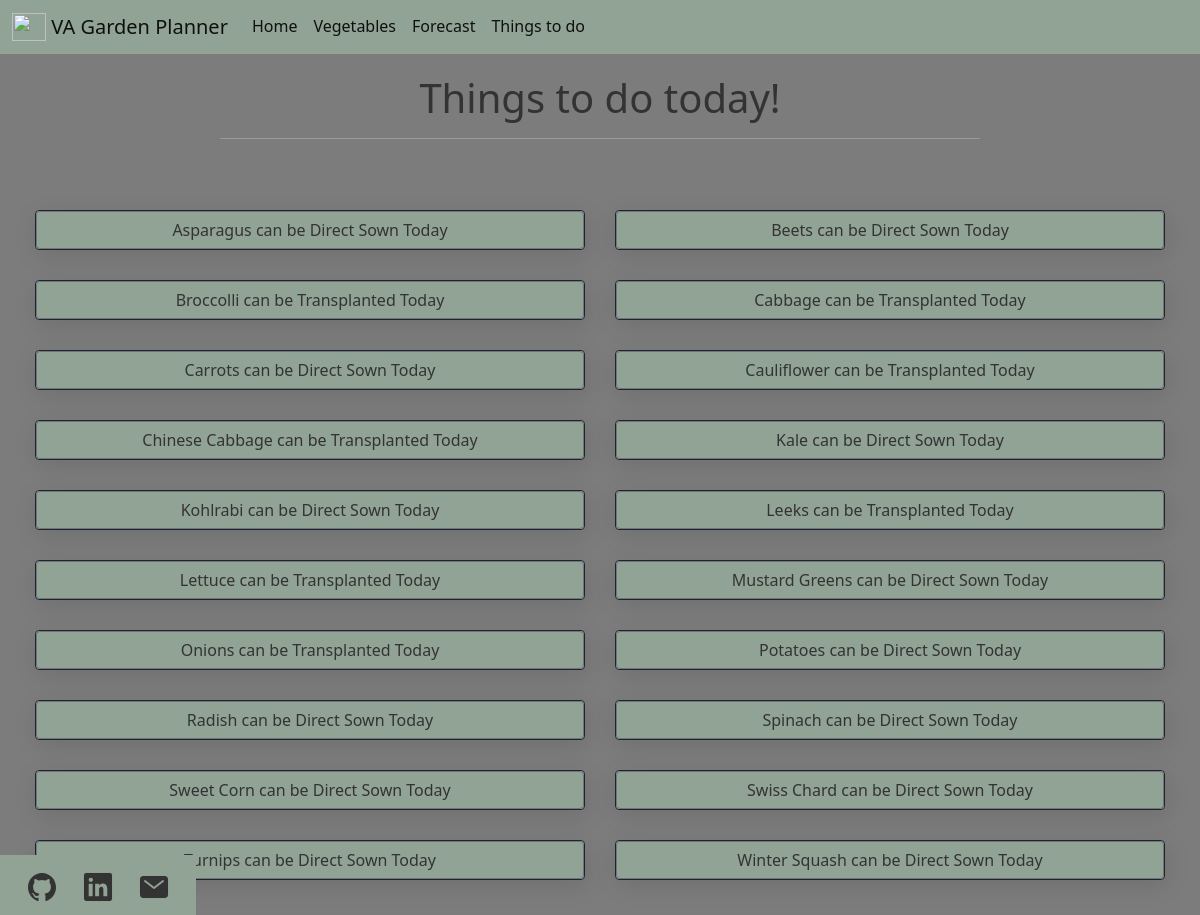
Screenshot of /todays-tasks with the database file from the repository.
### app.py (models this page shows)
class Garden_DB(db.Model):
    id = db.Column(db.Integer, primary_key=True)
    vegetable = db.Column(db.String(200), nullable=False)
    sow_type = db.Column(db.String)  # Direct, Indoors, key used to filter later
    harvest_days = db.Column(db.Integer)  # How many days to harvest
    plant_spacing = db.Column(db.Integer)  # Inches between plants
    seed_depth = db.Column(db.Integer)  # Inches for seed depth
    sow_window_start = db.Column(db.String)  # Window to sow, regardless of sow type
    sow_window_end = db.Column(db.String)  # Window to sow, regardless of sow type
    transplant_window_start = db.Column(db.String)  # Window to transplant if applicable
    transplant_window_end = db.Column(db.String)  # Window to transplant if applicable
    harvest_window_start = db.Column(db.String)  # Window to harvest
    harvest_window_end = db.Column(db.String)  # Window to harvest
    vegetable_picture_url = db.Column(db.String)  # Public URL for vegetable picture
    date_created = db.Column(db.DateTime, default=datetime.utcnow)

### app.py (the view)
@app.route("/todays-tasks", methods=["GET"])
def display_tasks():
    today = date.today()
    vegetable_list = Garden_DB.query.order_by(Garden_DB.vegetable).all()
    render_task_dict = {}
    for item in vegetable_list:
        sow_type = item.sow_type
        if sow_type == "Direct":
            window_start = item.sow_window_start
            window_end = item.sow_window_end
            window_start_transfrom = datetime.strptime(window_start, "%Y-%m-%d").date()
            window_end_transfrom = datetime.strptime(window_end, "%Y-%m-%d").date()
        else:
            window_start = item.transplant_window_start
            window_end = item.transplant_window_end
            window_start_transfrom = datetime.strptime(window_start, "%Y-%m-%d").date()
            window_end_transfrom = datetime.strptime(window_end, "%Y-%m-%d").date()
        harvest_window_start = item.harvest_window_start
        harvest_window_end = item.harvest_window_end
        harvest_start_transfrom = datetime.strptime(
            harvest_window_start, "%Y-%m-%d"
        ).date()
        harvest_end_transfrom = datetime.strptime(harvest_window_end, "%Y-%m-%d").date()
        if window_start_transfrom <= today <= window_end_transfrom:
            render_task_dict[item.vegetable] = sow_type
        elif harvest_start_transfrom <= today <= harvest_end_transfrom:
            render_task_dict[item.vegetable] = "Harvest"
    return render_template("todays-tasks.html", tasks=render_task_dict)

### templates/todays-tasks.html
{% extends 'base.html' %}
{% block body %}
<section class="container">
    <h1>Things to do today!</h1>
    <hr>
</section>
<section class="flex-container">
    {% for key, value in tasks.items() %}
    <div class="col-lg-6 col-md-6 col-sm-6 col-xs-6">
        <div class="card border border-dark">
            {% if value == "Direct" %}
            <a href="/list/{{ key }}" class="btn btn-secondary" role="button"> {{ key }} can be Direct Sown Today
            </a>
            {% elif value == "Transplant" %}
            <a href="/list/{{ key }}" class="btn btn-secondary" role="button"> {{ key }} can be Transplanted Today
            </a>
            {% elif value == "Harvest" %}
            <a href="/list/{{ key }}" class="btn btn-secondary" role="button"> {{ key }} can be Harvested Today
            </a>
            {% endif %}
        </div>
    </div>
    {% endfor %}
</section>
{% endblock %}

### static/css/main.css (style rules this page uses)
html { -webkit-font-smoothing: antialiased; -moz-osx-font-smoothing: grayscale; line-height: 1.6; }
.flex-container { display: flex; align-items: center; flex-wrap: wrap; justify-content: space-between; max-width: 1200px; padding: 20px; margin-left: auto; margin-right: auto; text-align: center; }
.container { max-width: 800px; padding: 20px; margin: auto; text-align: center; }
body { background: #7c7c7c; color: #EDF0F0; margin-bottom: auto; }
a, p, h1, h2, h3, h4, h5 { line-height: 1.2; color: #333333; }
.card { flex: 1 1 50%; border: 1.5px solid #efefef; box-shadow: 2px 6px 25px rgba(0, 0, 0, 0.1); transition: all 0.3s ease; position: flex; background-color: #a8a8a8; }
.btn { background: #91A395; position: center; display: block; padding: auto; color: #333333; text-decoration: none; text-align: center; }
.col-xs-6, .col-sm-4, .col-sm-6, .col-md-4, .col-md-6, .col-lg-3, .col-lg-6 { padding: 15px; text-align: center; margin: auto; }

### rows the page displays
Garden_DB: vegetable "Asparagus"
Garden_DB: vegetable "Beets"
Garden_DB: vegetable "Broccolli"
Garden_DB: vegetable "Cabbage"
Garden_DB: vegetable "Carrots"
Garden_DB: vegetable "Cauliflower"
Garden_DB: vegetable "Chinese Cabbage"
Garden_DB: vegetable "Kale"
Garden_DB: vegetable "Kohlrabi"
Garden_DB: vegetable "Leeks"
Garden_DB: vegetable "Lettuce"
Garden_DB: vegetable "Mustard Greens"
Garden_DB: vegetable "Onions"
Garden_DB: vegetable "Potatoes"
Garden_DB: vegetable "Radish"
Garden_DB: vegetable "Spinach"
Garden_DB: vegetable "Sweet Corn"
Garden_DB: vegetable "Swiss Chard"
Garden_DB: vegetable "Turnips"
Garden_DB: vegetable "Winter Squash"
